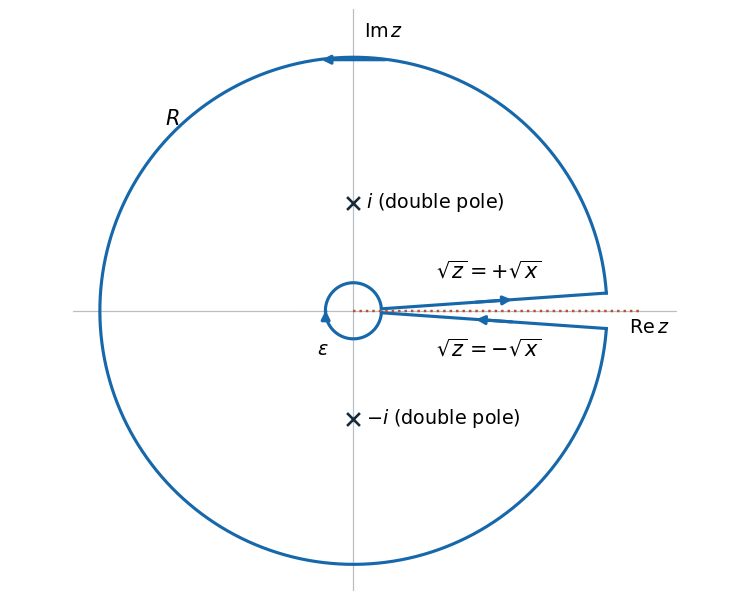

The script that drew this image:
"""NST IB 2023 paper 2 Q4: draw the contour; write the PNG to cwd.

Tested with Python 3.14, NumPy and Matplotlib; dependencies are in pyproject.toml.
"""

from pathlib import Path

import matplotlib

matplotlib.use("Agg")
import matplotlib.pyplot as plt
import numpy as np


def main():
    fig, ax = plt.subplots(figsize=(6.0, 4.8), facecolor="white")
    ax.set_facecolor("white")
    radius, epsilon, gap = 2.35, 0.26, 0.07
    color = "#1768ab"
    outer = np.linspace(gap, 2 * np.pi - gap, 600)
    inner = np.linspace(2 * np.pi - gap, gap, 300)
    ax.plot(radius * np.cos(outer), radius * np.sin(outer), color=color, lw=1.8)
    ax.plot(epsilon * np.cos(inner), epsilon * np.sin(inner), color=color, lw=1.8)
    for angle, start, finish in ((gap, epsilon, radius), (-gap, radius, epsilon)):
        ax.plot(np.array([epsilon, radius]) * np.cos(angle),
                np.array([epsilon, radius]) * np.sin(angle), color=color, lw=1.8)
        center = (start + finish) / 2
        direction = np.sign(finish - start)
        ax.annotate("", xy=((center + 0.2 * direction) * np.cos(angle),
                            (center + 0.2 * direction) * np.sin(angle)),
                    xytext=((center - 0.2 * direction) * np.cos(angle),
                            (center - 0.2 * direction) * np.sin(angle)),
                    arrowprops=dict(arrowstyle="-|>", color=color, lw=1.8))
    for arc_radius, angle, direction in ((radius, np.pi / 2, 1), (epsilon, np.pi, -1)):
        before, after = angle - direction * 0.14, angle + direction * 0.14
        ax.annotate("", xy=(arc_radius * np.cos(after), arc_radius * np.sin(after)),
                    xytext=(arc_radius * np.cos(before), arc_radius * np.sin(before)),
                    arrowprops=dict(arrowstyle="-|>", color=color, lw=1.8))
    ax.axhline(0, color="#b7bec6", lw=0.7, zorder=0)
    ax.axvline(0, color="#b7bec6", lw=0.7, zorder=0)
    ax.plot([0, 2.65], [0, 0], color="#b65032", ls=":", lw=1.4)
    ax.scatter([0, 0], [1, -1], color="#172a3a", marker="x", s=55, zorder=4)
    ax.text(0.12, 1, r"$i$ (double pole)", va="center", fontsize=11)
    ax.text(0.12, -1, r"$-i$ (double pole)", va="center", fontsize=11)
    ax.text(1.25, 0.31, r"$\sqrt{z}=+\sqrt{x}$", ha="center", fontsize=12)
    ax.text(1.25, -0.42, r"$\sqrt{z}=-\sqrt{x}$", ha="center", fontsize=12)
    ax.text(-0.34, -0.41, r"$\varepsilon$", fontsize=11)
    ax.text(-1.75, 1.72, r"$R$", fontsize=12)
    ax.text(2.55, -0.21, r"$\mathrm{Re}\,z$", fontsize=11)
    ax.text(0.1, 2.54, r"$\mathrm{Im}\,z$", fontsize=11)
    ax.set(xlim=(-2.6, 3.0), ylim=(-2.6, 2.8), aspect="equal")
    ax.axis("off")
    fig.tight_layout(pad=0.5)
    fig.savefig(Path.cwd() / (Path(__file__).stem + ".png"), dpi=125, facecolor="white")
    plt.close(fig)


if __name__ == "__main__":
    main()
